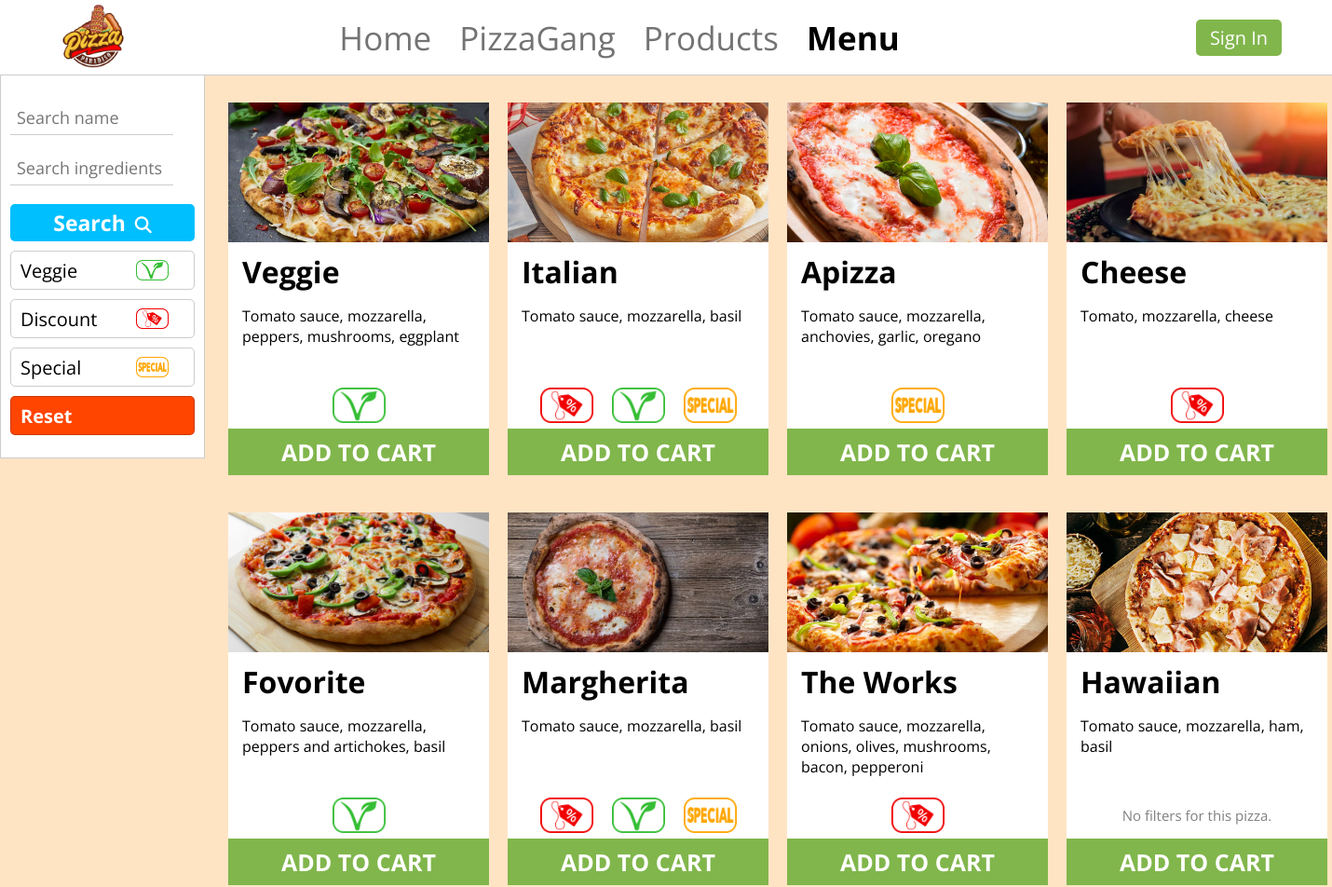
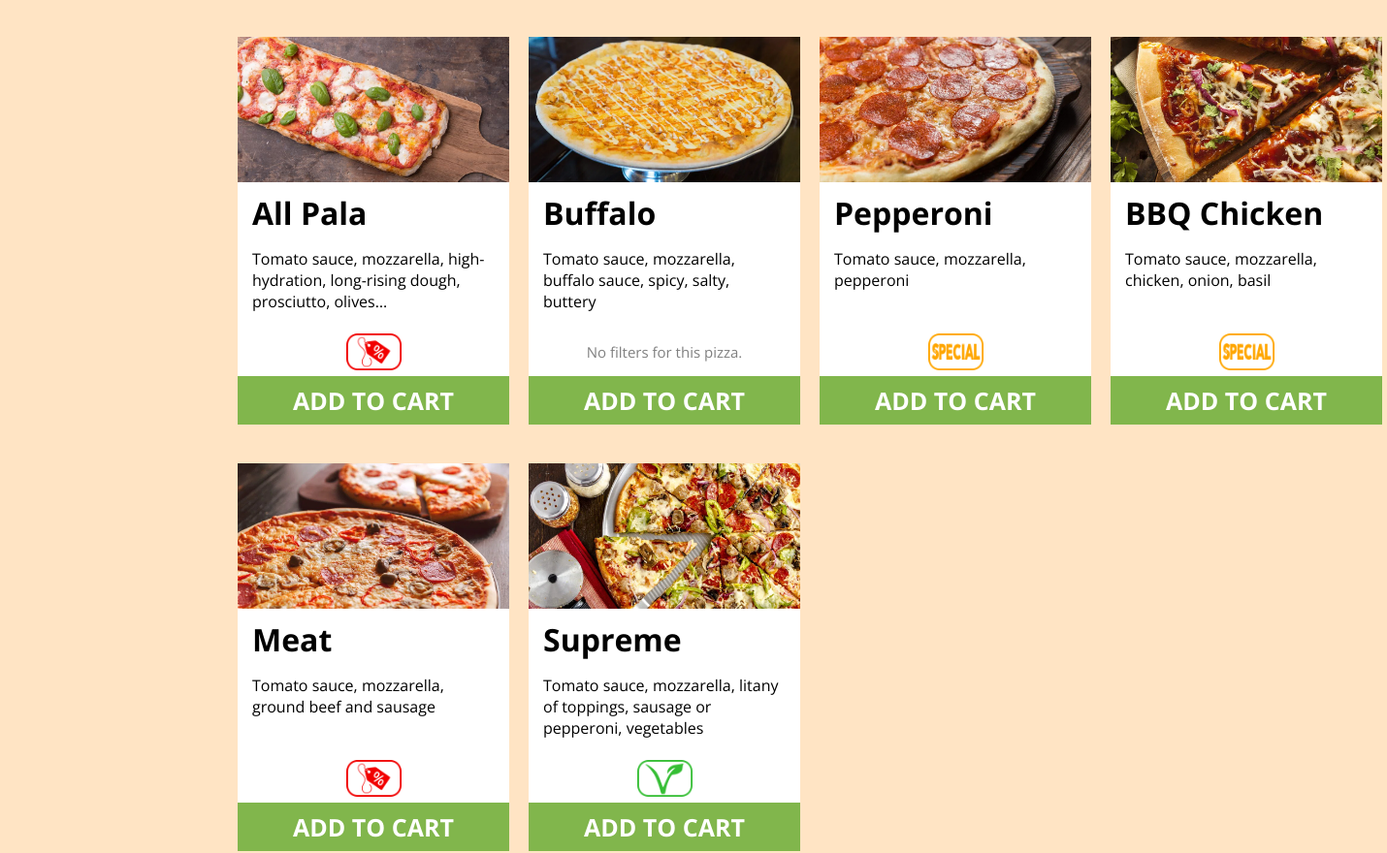
/menu/ (upper part), run on an earlier commit of the app's database (2 pictures, top to bottom).
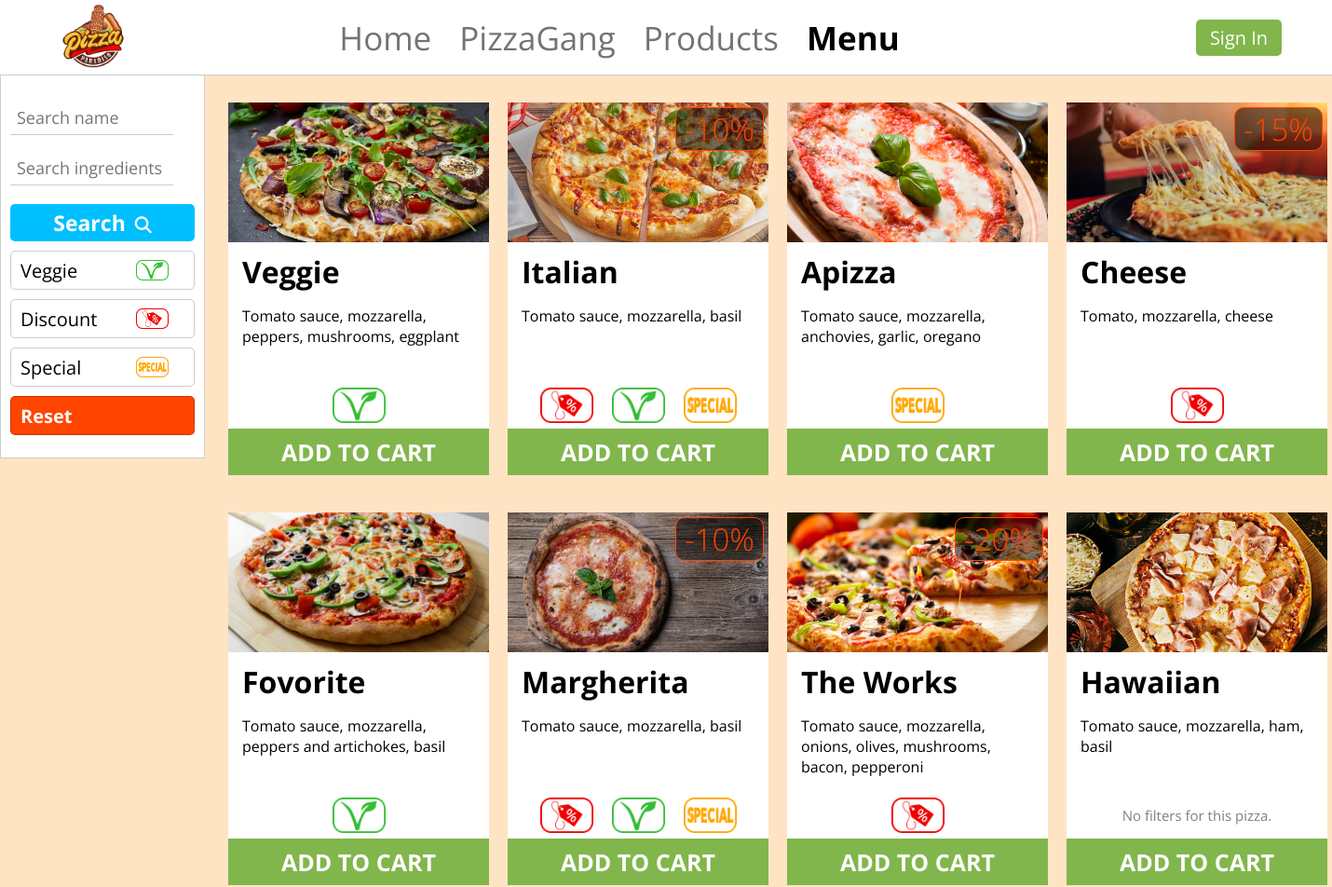
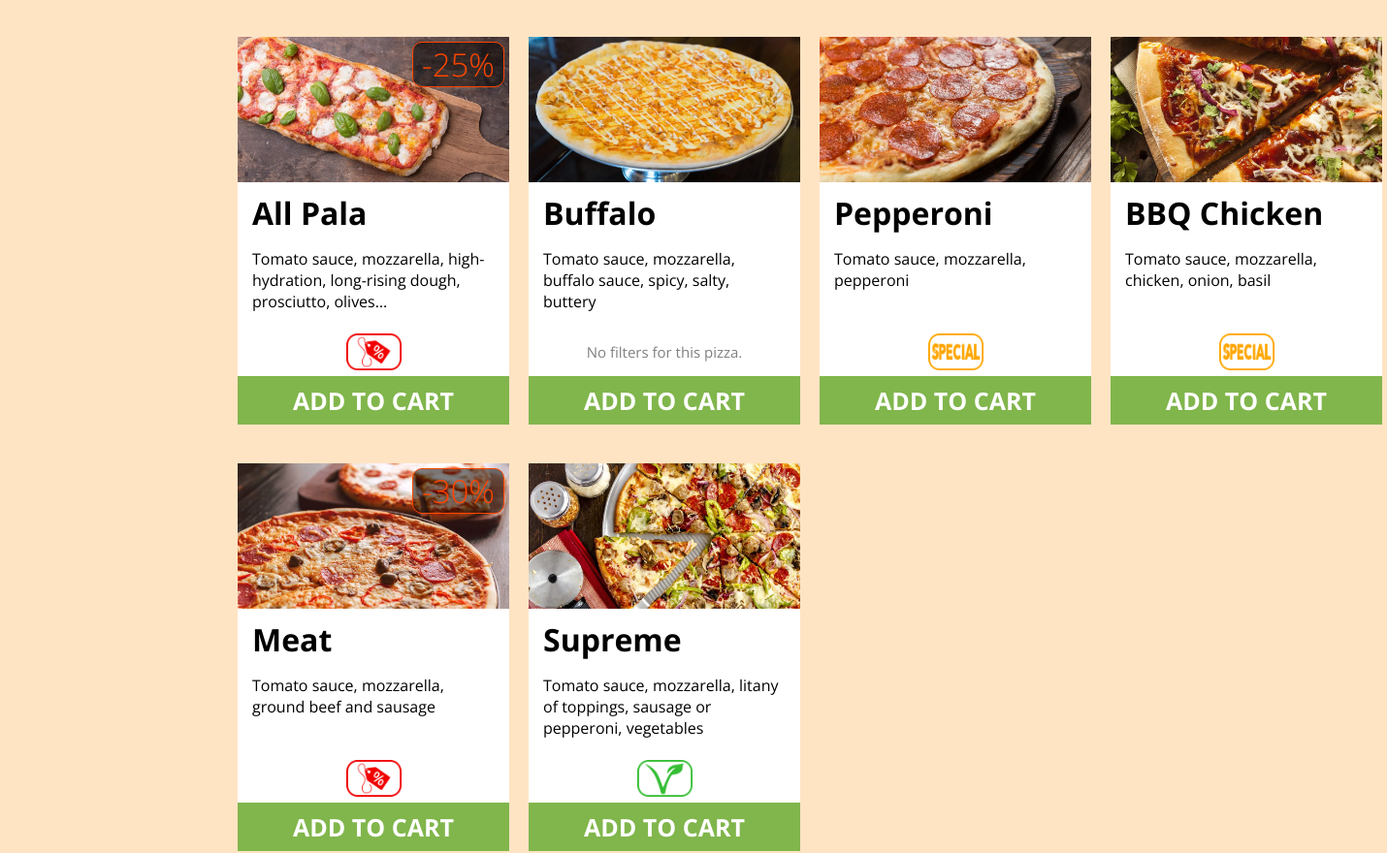
And on a later commit of the database (2 pictures, top to bottom).
### PizzaGang/main/models.py (models this page shows, shortened)
class Pizza(models.Model):
    name = models.CharField(max_length=30)
    ingredients = models.TextField()
    image = models.ImageField(upload_to='static/images/pizza/')
    price = models.FloatField(validators=[validate_positive])
    is_special = models.BooleanField(blank=True, null=True)
    is_offer = models.BooleanField(blank=True, null=True)
    is_vege = models.BooleanField(blank=True, null=True)
    discount = models.IntegerField(blank=True, null=True)

### PizzaGang/main/views.py (the view)
# urls.py: path('menu/', MenuView.as_view(), name='menu'),
class MenuView(ListView):
    template_name = 'pizza/menu.html'
    model = Pizza
    queryset = Pizza.objects.order_by('price', 'name')
    def get_context_data(self, **kwargs):
        context = super().get_context_data(**kwargs)
        pizza_filter = PizzaOrderFilter(self.request.GET, queryset=self.queryset)
        context['pizza_filter'] = pizza_filter
        context['in_menu'] = True
        return context

### PizzaGang/main/context_processors.py (called while the page is built, shortened)
def get_cart_items_count(request):
    cart_items_count = 0
    return {'cart_items_count': cart_items_count, 'current_user': request.user}

### PizzaGang/main/templatetags/custom_filters.py (called while the page is built)
@register.filter(name='has_group')
def has_group(user, group_name):
    return user.groups.filter(name=group_name).exists()

### templates/pizza/menu.html (shortened to what this page needs)
{% extends 'base/base.html' %}
{% load static %}
{% block head %}
    <link rel="stylesheet" href="{% static 'css/show_menu.css' %}">
{% endblock %}
{% block content %}
    <div class="main-menu-container">
        <div class="sidebar">
            <form method="get" action="{% url 'menu' %}">
                <div class="item">
                    {{ pizza_filter.form.name }}
                    <hr>
                </div>
                <div class="item">
                    {{ pizza_filter.form.ingredients }}
                    <hr>
                </div>
                <button type="submit">
                    Search<i class="fa-solid fa-magnifying-glass"></i>
                </button>
                <a href="/menu/?name=&ingredients=&is_vege=true">
                    Veggie
                    <img src="{% static 'images/icons/vege.png' %}" alt="ve_img">
                </a>
                <a href="/menu/?name=&ingredients=&is_offer=true">
                    Discount
                    <img src="{% static 'images/icons/discount.png' %}" alt="di_img">
                </a>
                <a href="/menu/?name=&ingredients=&is_special=true">
                    Special
                    <img src="{% static 'images/icons/special.png' %}" alt="sp_img">
                </a>
                <a class="reset" href="{% url 'menu' %}">Reset</a>
            </form>
        </div>
        <div class="main-container">
            {% for pizza in pizza_filter.qs %}
                <div class="pizza-container">
                    {% if pizza.discount %}
                        <p class="discount">-{{ pizza.discount }}&percnt;</p>
                    {% endif %}
                    <div class="img-container">
                        <img src="{{ pizza.image.url }}" alt="pizza-img">
                    </div>
                    <div class="info-container">
                        <h1>{{ pizza.name }}</h1>
                        <p class="ingredients">{{ pizza.ingredients|truncatechars:80 }}</p>
                    </div>
                    <div class="filters-container">
                        {% if pizza.is_offer %}
                            <img src="{% static 'images/icons/discount.png' %}" alt="pizza-offer-img">
                        {% endif %}
                        {% if pizza.is_vege %}
                            <img src="{% static 'images/icons/vege.png' %}" alt="pizza-vege-img">
                        {% endif %}
                        {% if pizza.is_special %}
                            <img src="{% static 'images/icons/special.png' %}" alt="pizza-special-img">
                        {% endif %}
                        {% if not pizza.is_special and not pizza.is_vege and not pizza.is_offer %}
                            <p>No filters for this pizza.</p>
                        {% endif %}
                    </div>
                    <div class="order-button-container">
                        <form action="{% url 'add_to_cart' pizza.pk %}" method="post">
                            <button type="submit">ADD TO CART</button>
                        </form>
                    </div>
                </div>
            {% endfor %}
        </div>
    </div>
{% endblock %}

### templates/base/base.html (shortened to what this page needs)
{% load static %}
{% load custom_filters %}
<!DOCTYPE html>
<html lang="en">
<head>
    {% block head %}{% endblock %}
</head>
<body>
<div class="header">
    <div class="logo-container">
        <a href="{% url 'home' %}">
            <img src="{% static 'images/logo.png' %}" alt="logo">
        </a>
    </div>
    <div class="menu-container">
        <div>
            {% if in_home %}
                <a style="color: black; font-weight: bold" href="{% url 'home' %}">Home</a>
            {% else %}
                <a href="{% url 'home' %}">Home</a>
            {% endif %}
        </div>
        <div>
            {% if in_about %}
                <a style="color: black; font-weight: bold" href="{% url 'about' %}">PizzaGang</a>
            {% else %}
                <a href="{% url 'about' %}">PizzaGang</a>
            {% endif %}
        </div>
        <div>
            {% if in_products %}
                <a style="color: black; font-weight: bold" href="{% url 'products' %}">Products</a>
            {% else %}
                <a href="{% url 'products' %}">Products</a>
            {% endif %}
        </div>
        <div>
            {% if in_menu %}
                <a style="color: black; font-weight: bold" href="{% url 'menu' %}">Menu</a>
            {% else %}
                <a href="{% url 'menu' %}">Menu</a>
            {% endif %}
        </div>
    </div>
    <div class="cart-container-base">
    </div>
    <div class="avatar-container">
        {% if current_user.is_authenticated %}
            <a href="{% url 'show_user' current_user.pk %}">
                <div class="img-selector">
                    {% if current_user.is_superuser or current_user|has_group:"order_staff" or current_user|has_group:"settings_staff" or current_user|has_group:"full_staff" %}
                        <i class="fa-solid fa-clipboard-user"></i>
                    {% endif %}
                    <div class="message-container">
                        <p>{{ current_user.username|truncatechars:10 }}</p>
                    </div>
                    {% if current_user.profile.avatar %}
                        <img src="{{ current_user.profile.avatar.url }}" alt="avatar">
                    {% else %}
                        <img src="{% static 'images/avatars/default-avatar.jpg' %}" alt="default-avatar">
                    {% endif %}
                </div>
            </a>
        {% else %}
            <a class="sign_in" href="{% url 'sign_in' %}">Sign In</a>
        {% endif %}
    </div>
</div>
{% block content %}
{% endblock %}
</body>
</html>

### static/css/show_menu.css (style rules this page uses)
.main-menu-container { display: grid; grid-template-columns: 220px 1fr; column-gap: 20px; }
.sidebar { height: 370px; background-color: white; padding: 30px 10px 10px 10px; border: 1px solid rgba(0, 0, 0, 0.2); }
.sidebar input { border: 0; box-sizing: border-box; font-size: 20px; width: 200px; }
.sidebar input::placeholder { font-size: 18px; padding-left: 5px; }
.sidebar hr { margin: 4px 0 20px 0; border: none; height: 1px; color: rgba(0, 0, 0, 0.20); background-color: rgba(0, 0, 0, 0.20); width: 175px; }
.sidebar button { cursor: pointer; color: white; font-weight: bold; font-size: 23px; background-color: deepskyblue; border: 0; height: 40px; border-radius: 5px; width: 100%; }
.sidebar button i { font-size: 18px; margin-left: 10px; }
.sidebar a { height: 40px; border-radius: 5px; margin-top: 10px; display: grid; grid-template-columns: 2fr 1fr; align-items: center; padding-left: 10px; border: 1px solid rgba(0, 0, 0, 0.2); text-decoration: none; color: black; font-size: 20px; }
.sidebar a img { width: 35px; }
.sidebar .reset { background-color: orangered; color: white; font-weight: bold; }
.main-container { margin-top: 30px; margin-bottom: 50px; display: grid; grid-template-columns: 280px 280px 280px 280px; justify-content: center; column-gap: 20px; row-gap: 40px; }
.pizza-container { cursor: default; position: relative; height: 400px; background-color: white; transition: box-shadow 0.1s; }
.pizza-container .discount { position: absolute; top: 5px; right: 5px; background-color: rgba(0, 0, 0, 0.5); display: inline-block; color: orangered; border: 1px solid orangered; border-radius: 10px; font-weight: lighter; font-size: 33px; padding: 0 9px 0 9px; z-index: 1; }
.img-container { position: absolute; top: 0; left: 0; right: 0; bottom: 250px; }
.img-container img { width: 100%; height: 100%; object-fit: cover; }
.info-container { position: absolute; top: 150px; bottom: 100px; left: 0; right: 0; padding: 0 15px 0 15px; }
.info-container h1 { margin: 10px 0 15px 0; }
.info-container p { margin: 0; }
.filters-container { position: absolute; top: 300px; bottom: 50px; left: 0; right: 0; padding: 0 15px 0 15px; display: flex; column-gap: 20px; align-items: center; justify-content: center; }
.filters-container img { width: 57px; }
.filters-container p { font-size: 15px; color: gray; }
.order-button-container { position: absolute; top: 350px; bottom: 0; left: 0; right: 0; }
.order-button-container button { cursor: pointer; position: absolute; border: 0; left: 0; right: 0; top: 0; bottom: 0; background-color: rgb(129, 182, 76); color: white; font-size: 25px; font-weight: bold; }

What changed in the data, as far as the page shows it:
changed Pizza "Italian": discount (not shown) → "10"
changed Pizza "Cheese": discount (not shown) → "15"
changed Pizza "Margherita": discount (not shown) → "10"
changed Pizza "The Works": discount (not shown) → "20"
changed Pizza "All Pala": discount (not shown) → "25"
changed Pizza "Meat": discount (not shown) → "30"
